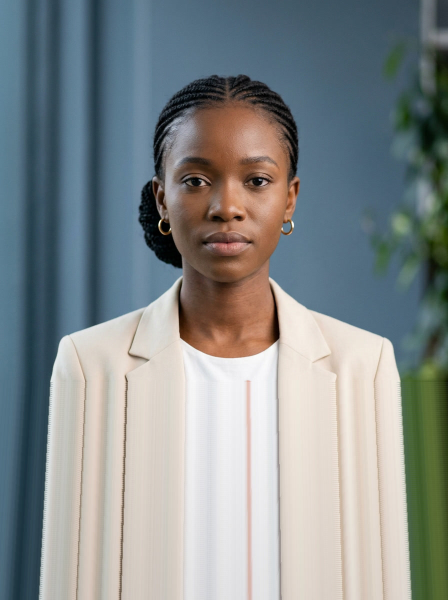
#> input picture src/assets/images/aisha_portrait_sans_main_1790912759956.jpg, 896 x 1200 px, given in place of portrait.png, which was not available (shown at 1/2 size)
$ python create_sync_master.py ../src/assets/images
#> lines starting #> are read from the running program, lines starting #| are printed output that depends on the picture; after the words box and inside, x2 and y2 are one past the last pixel; in counts of white or black regions, pixels touching at a corner belong together; pictures that were not available may be replaced by others from this repository, and a replacement may not be noted
"""Create a clean silent source master from the original portrait, without neural mouth models. Requires numpy, OpenCV and ffmpeg."""
import sys, json, subprocess
from pathlib import Path
import cv2, numpy as np
cv2.setNumThreads(1)
root=Path(sys.argv[1]); out=root; report=[]
def run(a): subprocess.run(a,check=True,stdout=subprocess.DEVNULL,stderr=subprocess.PIPE)
for name,source,closed,pose in [("sync","portrait.png","closed.png","neutral")]:
    src=cv2.resize(cv2.imread(str(root/source)),(540,720)); h,w=src.shape[:2]
#> after `h, w = src.shape[:2]`: h = 720; w = 540
    shut=cv2.imread(str(out/closed)); shut=cv2.resize(shut,(w,h))
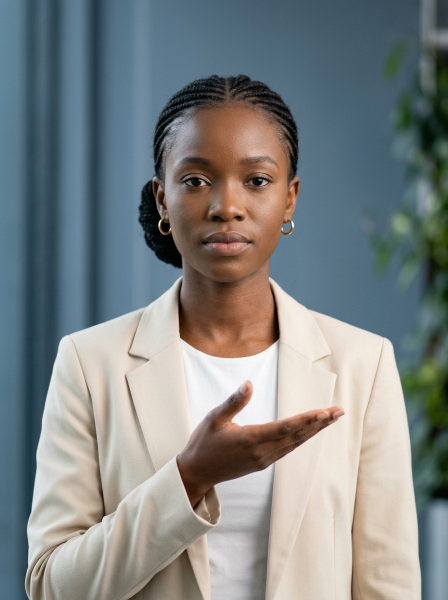
#> input picture src/assets/images/aisha_posture_droite_mains_1790908221106.jpg, 896 x 1200 px, given in place of closed.png, which was not available (shown at 1/2 size)
#> further down, shut is the input picture: shape (1200, 896, 3); mean B, G, R 132.2, 132, 126.9
#> after `shut = cv2.resize(shut, (w, h))`:
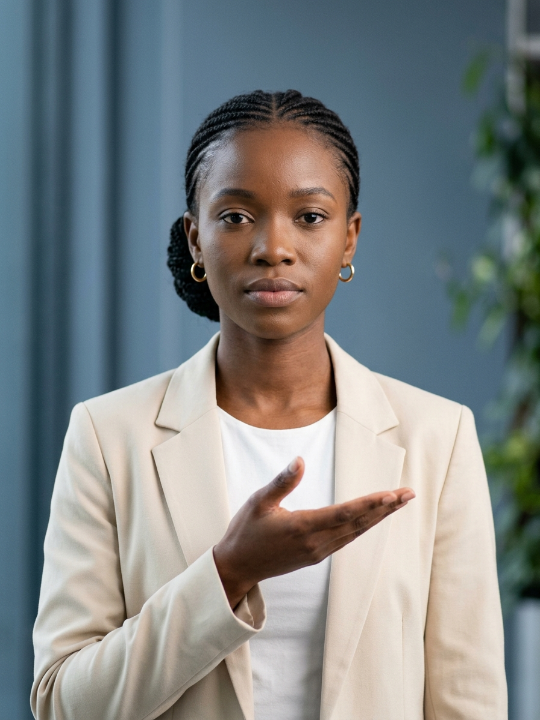
#> shut: shape (720, 540, 3); mean B, G, R 132.1, 131.9, 126.8
    sift=cv2.SIFT_create(); k1,d1=sift.detectAndCompute(shut,None); k2,d2=sift.detectAndCompute(src,None)
#> after `k1, d1 = sift.detectAndCompute(shut, None)`: k1 = 523 keypoints; strongest (x, y, size): (331, 401, 11.5), (284, 484, 15.6), (268, 547, 60), (288, 261, 5.6)
#> after `k2, d2 = sift.detectAndCompute(src, None)`: k2 = 452 keypoints; strongest (x, y, size): (193, 266, 1.8), (331, 401, 11.5), (288, 261, 5.6), (244, 220, 3.4)
    matches=cv2.BFMatcher().knnMatch(d1,d2,k=2); good=[a for a,b in matches if a.distance<.72*b.distance]
#> after `matches = cv2.BFMatcher().knnMatch(d1, d2, k=2)`: matches = 523 matches
#> after `matches = cv2.BFMatcher().knnMatch(d1, d2, k=2)`:
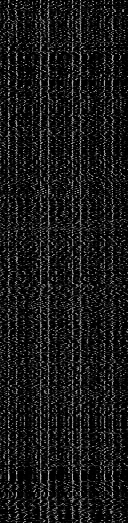
#> d1: shape (523, 128) float32; min 0, max 209, mean 24.3
#> after `good = [a for a, b in matches if a.distance < 0.72 * b.distance]`: good = 338 matches
    if len(good)<12: raise RuntimeError('Insufficient alignment '+name)
    mat,inliers=cv2.estimateAffinePartial2D(np.float32([k1[m.queryIdx].pt for m in good]),np.float32([k2[m.trainIdx].pt for m in good]),method=cv2.RANSAC,ransacReprojThreshold=2)
#> mat = [[1, 1.13e-05, 0.00384], [-1.13e-05, 1, -0.0092]]; inliers = 338 values, max 1 at index 0, min 0 at index 123, mean 0.988
    if mat is None or int(inliers.sum())<10: raise RuntimeError('Unreliable alignment '+name)
    shut=cv2.warpAffine(shut,mat,(w,h),flags=cv2.INTER_CUBIC,borderMode=cv2.BORDER_REFLECT)
    # Fixed landmarks for this generated portrait; no pretrained detector or weights.
    eye_centers=[(w*.417,h*.284),(w*.596,h*.284)]
#> eye_centers = [(225.2, 204.5), (321.8, 204.5)]
    pts=np.array([eye_centers[0]]*24+[eye_centers[1]]*24+[(w*.50,h*.41)]*60,dtype=np.float32)
    mask=np.zeros((h,w),np.uint8)
    for cx,cy in eye_centers:
        cv2.ellipse(mask,(round(cx),round(cy)),(round(w*.07),round(h*.025)),0,0,360,255,-1)
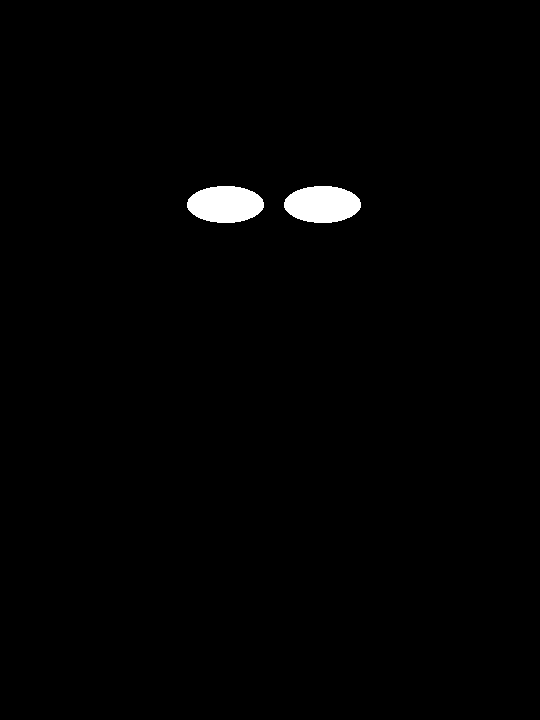
#> mask: shape (720, 540); 1.2% white; 2 white regions, box (x1, y1, x2, y2) and area: (187, 186, 264, 223) 2243, (284, 186, 361, 223) 2243
    mask=cv2.dilate(mask,np.ones((3,3),np.uint8)); mask=cv2.GaussianBlur(mask,(5,5),.8).astype(np.float32)/255
    duration=12.; fps=25; n=int(duration*fps)
    writer=cv2.VideoWriter(str(out/'source-motion.avi'),cv2.VideoWriter_fourcc(*'FFV1'),fps,(w,h))
    yy,xx=np.mgrid[:h,:w].astype(np.float32); center=pts[:48].mean(axis=0)
#> after `center = pts[:48].mean(axis=0)`: center = [273.5, 204.5]
    neck=(w*.5,h*.55)
#> neck = (270, 396)
    # Approximate rigid head surface, soft neck joint and parent torso transform.
    q=((xx-w*.50)/(w*.37))**2+((yy-h*.31)/(h*.37))**2
    skull=np.clip(1-q,0,1)**1.5*65
    nose=22*np.exp(-(((xx-w*.50)/(w*.09))**2+((yy-h*.36)/(h*.10))**2))
    depth=skull+nose
    u=np.clip((yy-h*.48)/(h*.16),0,1)
    neck_blend=1-(u*u*(3-2*u))
    edge=np.clip(np.minimum(xx,w-1-xx)/(w*.22),0,1)
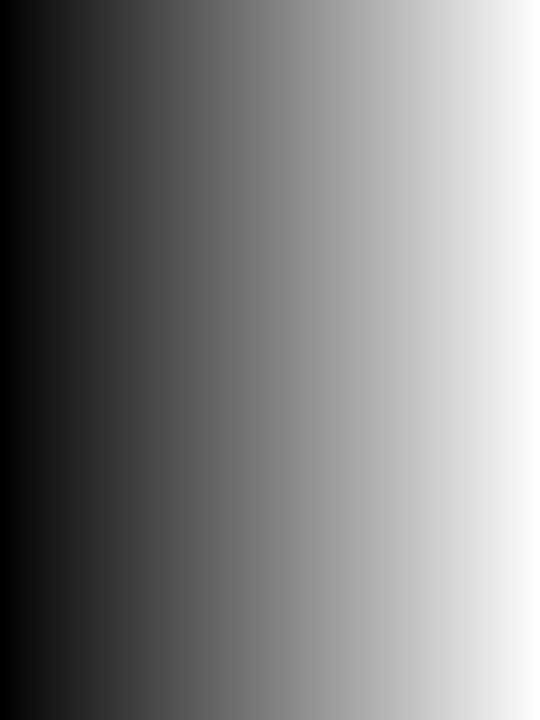
#> xx: shape (720, 540) float32; min 0, max 539, mean 269.5; drawn with min black and max white
    lateral=edge*edge*(3-2*edge)
    headweight=neck_blend*lateral
    bodyweight=np.clip((yy-h*.43)/(h*.15),0,1)*np.clip(1-((xx-w*.5)/(w*.65))**4,0,1)
    subject=np.maximum(headweight,bodyweight)
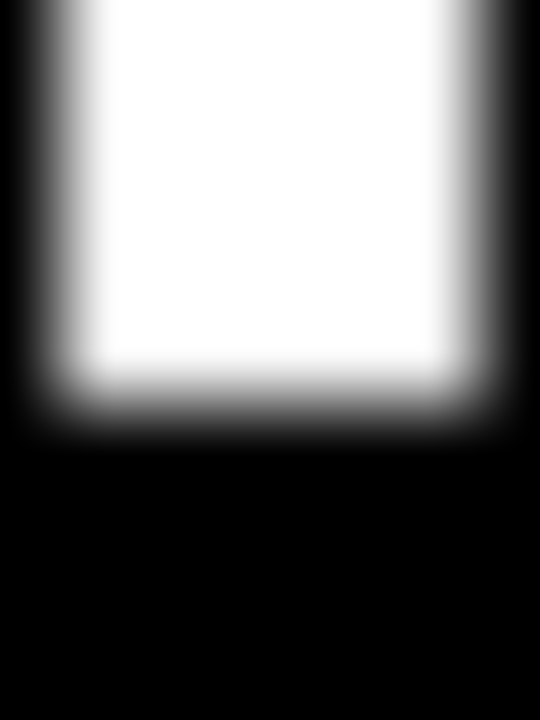
#> headweight: shape (720, 540) float32; min 0, max 1, mean 0.436
    points=np.stack([xx-neck[0],yy-neck[1],depth+80],axis=-1)
    def rotation(pitch,yaw,roll):
        cx,sx=np.cos(pitch),np.sin(pitch);cy,sy=np.cos(yaw),np.sin(yaw);cz,sz=np.cos(roll),np.sin(roll)
        rx=np.array([[1,0,0],[0,cx,-sx],[0,sx,cx]])
        ry=np.array([[cy,0,sy],[0,1,0],[-sy,0,cy]])
        rz=np.array([[cz,-sz,0],[sz,cz,0],[0,0,1]])
        return (rz@ry@rx).astype(np.float32)
    blink_center=5.72; last=None
    for i in range(n):
        t=i/fps; frame=src.copy(); blink=0.
        for b in [2.12,5.72,9.4]:
            dt=t-b
            if -.20<=dt<-.04: value=.5-.5*np.cos(np.pi*(dt+.20)/.16)
            elif -.04<=dt<=.06: value=1.
            elif .06<dt<=.30: value=.5+.5*np.cos(np.pi*(dt-.06)/.24)
            else:value=0.
            blink=max(blink,value)
        # Gentle local edge enhancement; never paste a static mouth over speech.
        mouth=pts[48:108].mean(axis=0)
        local=np.exp(-(((xx-mouth[0])/(w*.14))**4+((yy-mouth[1])/(h*.12))**4))[...,None]
        detail=frame.astype(np.float32)-cv2.GaussianBlur(frame.astype(np.float32),(0,0),.8)
        frame=np.clip(frame+.55*local*detail,0,255).astype(np.uint8)
        alpha=mask[...,None]*blink
        frame=(frame*(1-alpha)+shut*alpha).astype(np.uint8)
        def pulse(start,end):
            return np.sin(np.pi*np.clip((t-start)/(end-start),0,1))**2
        agreement=pulse(1.55,2.65)+.8*pulse(8.55,9.25)+.65*pulse(9.28,10.05)
        attention=pulse(3.34,4.55)+.7*pulse(6.55,7.35)
        def lateral_gesture(start,end):
            u=np.clip((t-start)/(end-start),0,1)
            return np.sin(2*np.pi*u)*np.sin(np.pi*u)**2
        side=lateral_gesture(4.65,6.4)+.8*lateral_gesture(7.1,8.5)
        # Fixed orthographic camera: rotations only, with no scale/zoom track.
        pitch=np.deg2rad(-6.0*agreement+1.5*attention)
        yaw=np.deg2rad(6.5*side);roll=np.deg2rad(1.0*side)
        moved=points@rotation(pitch,yaw,roll).T
        head_delta=(moved-points)*headweight[...,None]
        # The spine is the parent of the neck; shoulders accompany the gesture.
        world=np.stack([xx-w*.5,yy-h*.88,depth+40],axis=-1)+head_delta
        body_delta=(world@rotation(pitch*.12,yaw*.18,roll*.2).T-world)*subject[...,None]
        delta=head_delta+body_delta
        dx,dy=delta[...,0],delta[...,1]
        # Reject any fold in the deformation rather than export doubled anatomy.
        dxx=np.gradient(dx,axis=1);dxy=np.gradient(dx,axis=0)
        dyx=np.gradient(dy,axis=1);dyy=np.gradient(dy,axis=0)
        jac=(1-dxx)*(1-dyy)-dxy*dyx
        if jac.min()<.55:raise RuntimeError('Deformation fold rejected at '+str(t)+' : '+str(float(jac.min())))
        # Invert the forward field without blending multiple rendered faces.
        mx,my=xx-dx,yy-dy
        for iteration in range(3):
#> (the run stopped early here; a loop or call above may not have finished)
